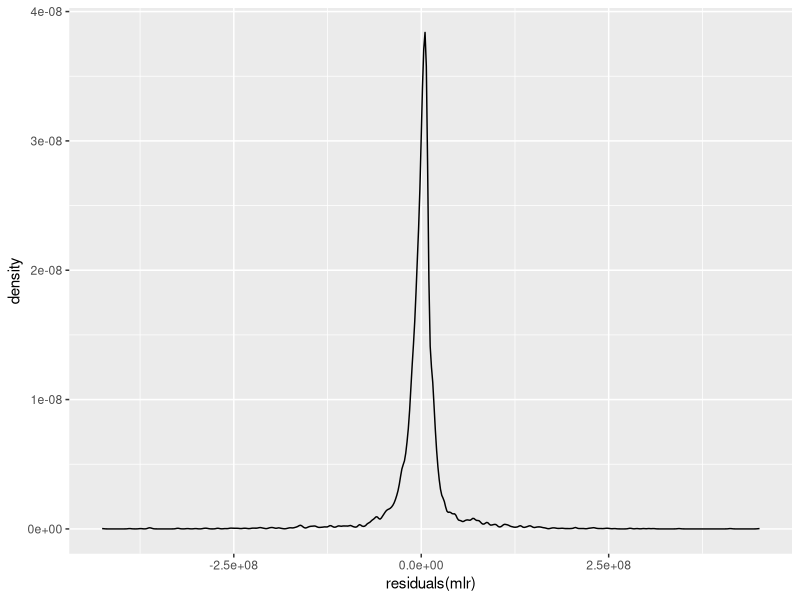
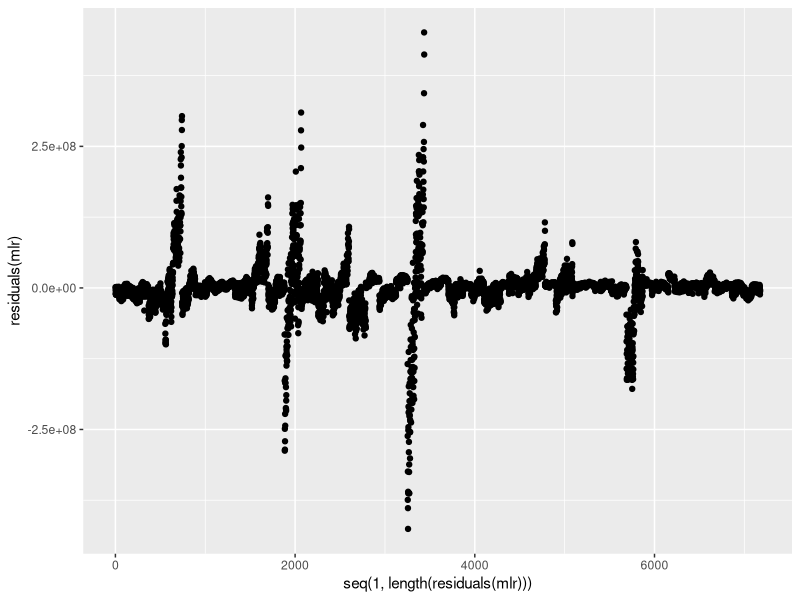

Write R code to recreate these figures, in order.
## ---- chunk 1
# import libraries
library(tidyverse)
## ---- chunk 2
df <- txhousing
head(df)
## ---- chunk 3
slr <- lm(volume ~ listings, data = df)
summary(slr)
## ---- chunk 4
mlr <- lm(volume ~ month + sales + listings, data = df)
summary(mlr)
## ---- chunk 5
mlr <- lm(volume ~ month + sales + listings, data = df)
## ---- chunk 6
summary(mlr)
## ---- chunk 7
anova(mlr)
## ---- chunk 8
ggplot() +
  geom_density(aes(residuals(mlr)))
## ---- chunk 9
ggplot() +
  geom_point(aes(x = seq(1, length(residuals(mlr))), y=residuals(mlr)))
## ---- chunk 10
summary(mlr)
## ---- chunk 11
mlr_reduced <- lm(volume ~ sales + listings, data = df)
## ---- chunk 12
anova(mlr_reduced, mlr)
